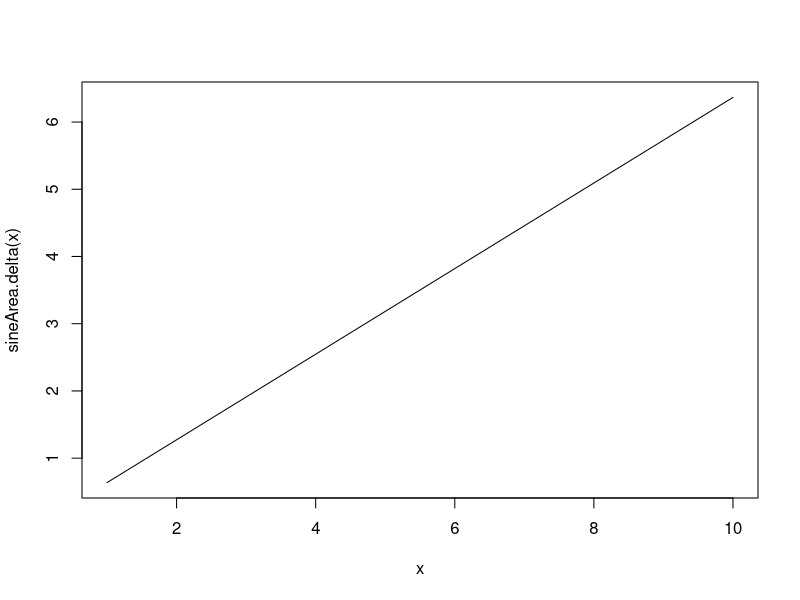
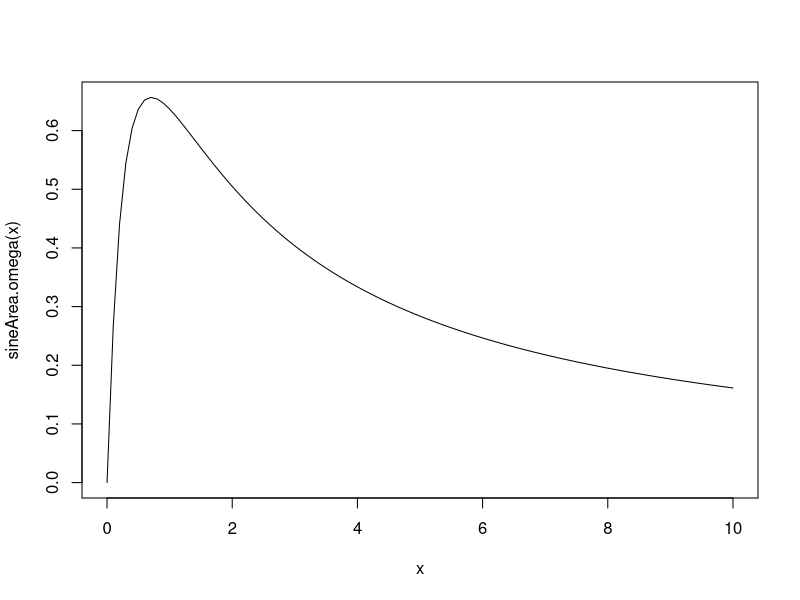
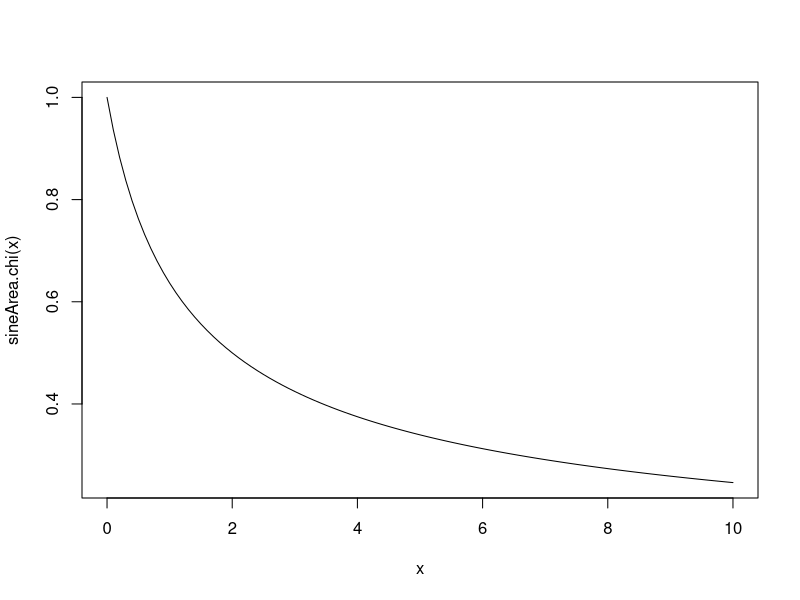

Write R code to recreate these figures, in order.
sineArea = function(alpha=0, delta=1, omega=1, chi=1, switch=F) {
  sineCurve = function(x) {
      if (switch==F) {
        (sin( pi * ((x-alpha)/delta)^omega ))^chi
      } else {
        (sin( pi * ((alpha+delta - x)/delta)^omega ))^chi
      }
  }

  areaOut = integrate(sineCurve, lower=alpha, upper=alpha+delta)$value
  return(areaOut)
}

sineArea(0,1,1,1)

sineArea.delta = Vectorize(function(delta) {
  sineArea(0, delta, 1, 1)
}, vectorize.args='delta')

sineArea.omega = Vectorize(function(omega) {
  sineArea(0, 1, omega, 1)
}, vectorize.args='omega')

sineArea.chi = Vectorize(function(chi) {
  sineArea(0,1,1, chi)
}, vectorize.args='chi')

curve(sineArea.delta(x), xlim=c(1,10))
curve(sineArea.omega(x), xlim=c(0,10))
curve(sineArea.chi(x), xlim=c(0,10))